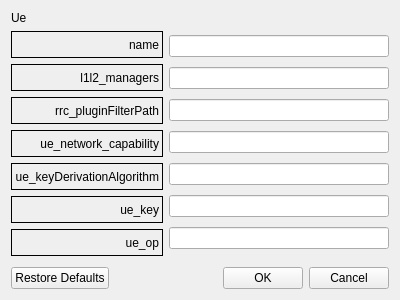
<?xml version="1.0" encoding="UTF-8"?>
<ui version="4.0">
 <class>UeForm</class>
 <widget class="QWidget" name="UeForm">
  <property name="geometry">
   <rect>
    <x>0</x>
    <y>0</y>
    <width>400</width>
    <height>300</height>
   </rect>
  </property>
  <property name="windowTitle">
   <string>Form</string>
  </property>
  <layout class="QVBoxLayout" name="verticalLayout">
   <item>
    <widget class="QLabel" name="label">
     <property name="text">
      <string>Ue</string>
     </property>
    </widget>
   </item>
   <item>
    <layout class="QVBoxLayout" name="verticalLayout_5">
     <item>
      <layout class="QHBoxLayout" name="horizontalLayout_2">
       <item>
        <layout class="QVBoxLayout" name="verticalLayout_3">
         <item>
          <widget class="QLabel" name="lbl_2">
           <property name="enabled">
            <bool>true</bool>
           </property>
           <property name="minimumSize">
            <size>
             <width>0</width>
             <height>27</height>
            </size>
           </property>
           <property name="frameShape">
            <enum>QFrame::Box</enum>
           </property>
           <property name="frameShadow">
            <enum>QFrame::Plain</enum>
           </property>
           <property name="text">
            <string>name</string>
           </property>
           <property name="alignment">
            <set>Qt::AlignRight|Qt::AlignTrailing|Qt::AlignVCenter</set>
           </property>
          </widget>
         </item>
         <item>
          <widget class="QLabel" name="lbl_3">
           <property name="enabled">
            <bool>true</bool>
           </property>
           <property name="minimumSize">
            <size>
             <width>0</width>
             <height>27</height>
            </size>
           </property>
           <property name="frameShape">
            <enum>QFrame::Box</enum>
           </property>
           <property name="frameShadow">
            <enum>QFrame::Plain</enum>
           </property>
           <property name="text">
            <string>l1l2_managers</string>
           </property>
           <property name="alignment">
            <set>Qt::AlignRight|Qt::AlignTrailing|Qt::AlignVCenter</set>
           </property>
          </widget>
         </item>
         <item>
          <widget class="QLabel" name="lbl_5">
           <property name="enabled">
            <bool>true</bool>
           </property>
           <property name="minimumSize">
            <size>
             <width>0</width>
             <height>27</height>
            </size>
           </property>
           <property name="frameShape">
            <enum>QFrame::Box</enum>
           </property>
           <property name="frameShadow">
            <enum>QFrame::Plain</enum>
           </property>
           <property name="text">
            <string>rrc_pluginFilterPath</string>
           </property>
           <property name="alignment">
            <set>Qt::AlignRight|Qt::AlignTrailing|Qt::AlignVCenter</set>
           </property>
          </widget>
         </item>
         <item>
          <widget class="QLabel" name="lbl_7">
           <property name="enabled">
            <bool>true</bool>
           </property>
           <property name="minimumSize">
            <size>
             <width>0</width>
             <height>27</height>
            </size>
           </property>
           <property name="frameShape">
            <enum>QFrame::Box</enum>
           </property>
           <property name="frameShadow">
            <enum>QFrame::Plain</enum>
           </property>
           <property name="text">
            <string>ue_network_capability</string>
           </property>
           <property name="alignment">
            <set>Qt::AlignRight|Qt::AlignTrailing|Qt::AlignVCenter</set>
           </property>
          </widget>
         </item>
         <item>
          <widget class="QLabel" name="lbl_6">
           <property name="enabled">
            <bool>true</bool>
           </property>
           <property name="minimumSize">
            <size>
             <width>0</width>
             <height>27</height>
            </size>
           </property>
           <property name="frameShape">
            <enum>QFrame::Box</enum>
           </property>
           <property name="frameShadow">
            <enum>QFrame::Plain</enum>
           </property>
           <property name="text">
            <string>ue_keyDerivationAlgorithm</string>
           </property>
           <property name="alignment">
            <set>Qt::AlignRight|Qt::AlignTrailing|Qt::AlignVCenter</set>
           </property>
          </widget>
         </item>
         <item>
          <widget class="QLabel" name="lbl_4">
           <property name="enabled">
            <bool>true</bool>
           </property>
           <property name="minimumSize">
            <size>
             <width>0</width>
             <height>27</height>
            </size>
           </property>
           <property name="frameShape">
            <enum>QFrame::Box</enum>
           </property>
           <property name="frameShadow">
            <enum>QFrame::Plain</enum>
           </property>
           <property name="text">
            <string>ue_key</string>
           </property>
           <property name="alignment">
            <set>Qt::AlignRight|Qt::AlignTrailing|Qt::AlignVCenter</set>
           </property>
          </widget>
         </item>
         <item>
          <widget class="QLabel" name="lbl_8">
           <property name="enabled">
            <bool>true</bool>
           </property>
           <property name="minimumSize">
            <size>
             <width>0</width>
             <height>27</height>
            </size>
           </property>
           <property name="frameShape">
            <enum>QFrame::Box</enum>
           </property>
           <property name="frameShadow">
            <enum>QFrame::Plain</enum>
           </property>
           <property name="text">
            <string>ue_op</string>
           </property>
           <property name="alignment">
            <set>Qt::AlignRight|Qt::AlignTrailing|Qt::AlignVCenter</set>
           </property>
          </widget>
         </item>
        </layout>
       </item>
       <item>
        <layout class="QVBoxLayout" name="verticalLayout_4">
         <item>
          <widget class="QLineEdit" name="tet_name">
           <property name="enabled">
            <bool>true</bool>
           </property>
          </widget>
         </item>
         <item>
          <widget class="QLineEdit" name="tet_l1l2_managers">
           <property name="enabled">
            <bool>true</bool>
           </property>
          </widget>
         </item>
         <item>
          <widget class="QLineEdit" name="tet_rrc_pluginFilterPath">
           <property name="enabled">
            <bool>true</bool>
           </property>
          </widget>
         </item>
         <item>
          <widget class="QLineEdit" name="tet_ue_network_capability">
           <property name="enabled">
            <bool>true</bool>
           </property>
          </widget>
         </item>
         <item>
          <widget class="QLineEdit" name="tet_ue_keyDerivationAlgorithm">
           <property name="enabled">
            <bool>true</bool>
           </property>
          </widget>
         </item>
         <item>
          <widget class="QLineEdit" name="tet_ue_key">
           <property name="enabled">
            <bool>true</bool>
           </property>
          </widget>
         </item>
         <item>
          <widget class="QLineEdit" name="tet_ue_op">
           <property name="enabled">
            <bool>true</bool>
           </property>
          </widget>
         </item>
        </layout>
       </item>
      </layout>
     </item>
    </layout>
   </item>
   <item>
    <spacer name="verticalSpacer">
     <property name="orientation">
      <enum>Qt::Vertical</enum>
     </property>
     <property name="sizeHint" stdset="0">
      <size>
       <width>20</width>
       <height>40</height>
      </size>
     </property>
    </spacer>
   </item>
   <item>
    <layout class="QHBoxLayout" name="horizontalLayout">
     <item>
      <widget class="QPushButton" name="restoreDefault">
       <property name="text">
        <string>Restore Defaults</string>
       </property>
      </widget>
     </item>
     <item>
      <spacer name="horizontalSpacer">
       <property name="orientation">
        <enum>Qt::Horizontal</enum>
       </property>
       <property name="sizeHint" stdset="0">
        <size>
         <width>40</width>
         <height>20</height>
        </size>
       </property>
      </spacer>
     </item>
     <item>
      <widget class="QPushButton" name="OkButton">
       <property name="text">
        <string>OK</string>
       </property>
      </widget>
     </item>
     <item>
      <widget class="QPushButton" name="CancelButton">
       <property name="text">
        <string>Cancel</string>
       </property>
      </widget>
     </item>
    </layout>
   </item>
  </layout>
 </widget>
 <resources/>
 <connections/>
</ui>
